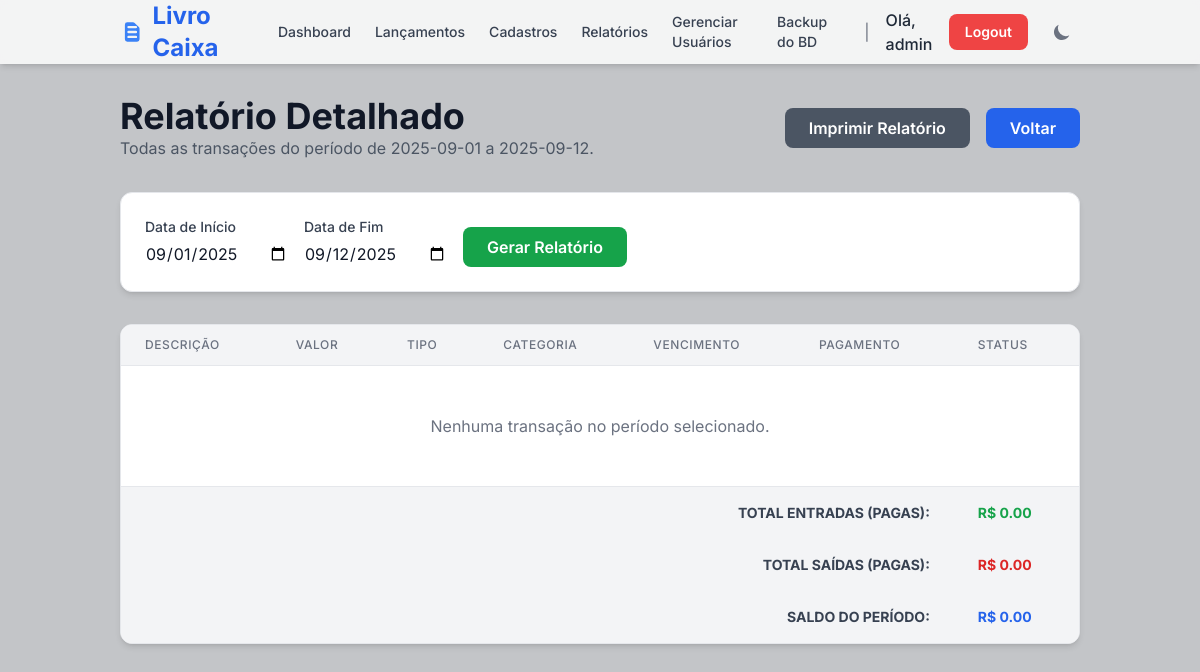
Page /reports/detailed (signed in) on the earlier database version.
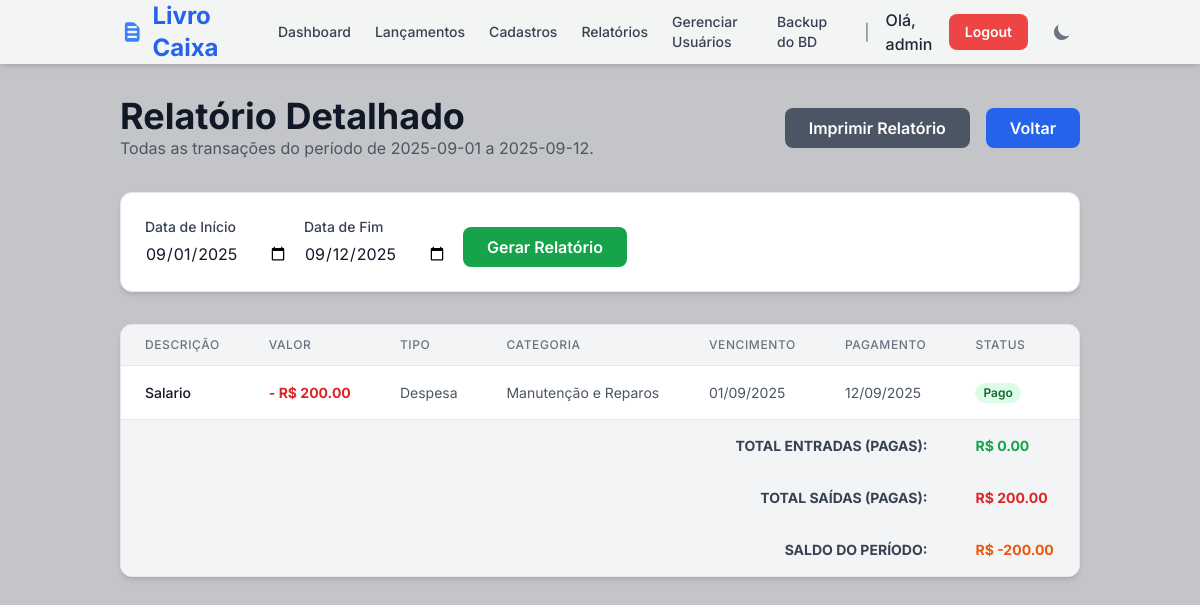
Same page on the later database version.
### tables this page shows
CREATE TABLE transactions (
    id INTEGER PRIMARY KEY AUTOINCREMENT,
    user_id INTEGER NOT NULL,
    description TEXT NOT NULL,
    amount REAL NOT NULL,
    type TEXT NOT NULL, -- 'receita' ou 'despesa'
    category TEXT NOT NULL,
    date TEXT, -- Data do pagamento/recebimento
    due_date TEXT NOT NULL, -- Data de vencimento
    status TEXT NOT NULL, -- 'pago', 'recebido', 'pendente'
    client_supplier TEXT,
    FOREIGN KEY (user_id) REFERENCES users (id)
);

### app.py (the view)
@app.route('/reports/detailed', methods=['GET'])
@login_required
def detailed_report():
    db = get_db()
    user_id = session['user_id']
    today = datetime.now()
    start_date_str = request.args.get('start_date', today.replace(day=1).strftime('%Y-%m-%d'))
    end_date_str = request.args.get('end_date', today.strftime('%Y-%m-%d'))
    start_date = parse_date(start_date_str)
    end_date = parse_date(end_date_str)
    report_transactions = []
    if start_date and end_date:
        end_date_inclusive = end_date.replace(hour=23, minute=59, second=59)
        transactions_from_db = db.execute(
            "SELECT * FROM transactions WHERE user_id = ? AND ( (date >= ? AND date <= ?) OR (due_date >= ? AND due_date <= ?) ) ORDER BY due_date",
            (user_id, start_date_str, end_date_str, start_date_str, end_date_str)
        ).fetchall()
        for tx_row in transactions_from_db:
            tx_dict = dict(tx_row)
            tx_dict['date'] = parse_date(tx_dict['date'])
            tx_dict['due_date'] = parse_date(tx_dict['due_date'])
            report_transactions.append(tx_dict)
    total_income = sum(t['amount'] for t in report_transactions if t['type'] == 'receita' and t['status'] in ['pago', 'recebido'])
    total_expense = sum(t['amount'] for t in report_transactions if t['type'] == 'despesa' and t['status'] in ['pago', 'recebido'])
    balance = total_income - total_expense
    return render_template(
        'detailed_report.html',
        start_date=start_date_str,
        end_date=end_date_str,
        transactions=report_transactions,
        total_income=total_income,
        total_expense=total_expense,
        balance=balance
    )

### app.py (called while the page is built)
def get_db():
    db = getattr(g, '_database', None)
    if db is None:
        db = g._database = sqlite3.connect(DATABASE)
        db.row_factory = sqlite3.Row
    return db

@app.teardown_appcontext
def close_connection(exception):
    db = getattr(g, '_database', None)
    if db is not None:
        db.close()

def parse_date(date_val):
    if isinstance(date_val, datetime): return date_val
    if not date_val or not isinstance(date_val, str): return None
    try: return datetime.strptime(date_val, '%Y-%m-%d')
    except (ValueError, TypeError): return None

def login_required(f):
    @wraps(f)
    def decorated_function(*args, **kwargs):
        if 'user_id' not in session:
            flash("Por favor, faça login para acessar esta página.", "warning")
            return redirect(url_for('login'))
        if session['username'] not in [row['username'] for row in get_db().execute('SELECT username FROM users').fetchall()]:
            flash("Sua sessão é inválida. Por favor, faça login novamente.", "danger")
            session.clear()
            return redirect(url_for('login'))
        return f(*args, **kwargs)
    return decorated_function

### templates/detailed_report.html (shortened to what the changed rows need)
{% extends "layout.html" %}
{% block content %}
<header class="mb-8 flex justify-between items-center">
    <div>
         <h1 class="text-4xl font-bold text-gray-900 dark:text-gray-100">Relatório Detalhado</h1>
    </div>
</header>
<section class="bg-white rounded-xl shadow-md border border-gray-200 overflow-hidden">
    <div class="overflow-x-auto">
        <table class="min-w-full divide-y divide-gray-200">
            <thead class="bg-gray-100">
                <tr>
                    <th class="px-6 py-3 text-left text-xs font-medium text-gray-500 uppercase tracking-wider">Descrição</th>
                    <th class="px-6 py-3 text-left text-xs font-medium text-gray-500 uppercase tracking-wider">Valor</th>
                    <th class="px-6 py-3 text-left text-xs font-medium text-gray-500 uppercase tracking-wider">Tipo</th>
                    <th class="px-6 py-3 text-left text-xs font-medium text-gray-500 uppercase tracking-wider">Categoria</th>
                    <th class="px-6 py-3 text-left text-xs font-medium text-gray-500 uppercase tracking-wider">Vencimento</th>
                    <th class="px-6 py-3 text-left text-xs font-medium text-gray-500 uppercase tracking-wider">Pagamento</th>
                    <th class="px-6 py-3 text-left text-xs font-medium text-gray-500 uppercase tracking-wider">Status</th>
                </tr>
            </thead>
            <tbody class="bg-white divide-y divide-gray-200">
                {% for tx in transactions %}
                <tr>
                    <td class="px-6 py-4 whitespace-nowrap text-sm font-medium text-gray-900">{{ tx.description }}</td>
                    <td class="px-6 py-4 whitespace-nowrap text-sm font-bold {{ 'text-green-600' if tx.type == 'receita' else 'text-red-600' }}">
                        {{ '+ ' if tx.type == 'receita' else '- ' }}R$ {{ "%.2f"|format(tx.amount) }}
                    </td>
                    <td class="px-6 py-4 whitespace-nowrap text-sm text-gray-600">{{ tx.type|capitalize }}</td>
                    <td class="px-6 py-4 whitespace-nowrap text-sm text-gray-600">{{ tx.category }}</td>
                    <td class="px-6 py-4 whitespace-nowrap text-sm text-gray-600">{{ tx.due_date.strftime('%d/%m/%Y') if tx.due_date else 'N/A' }}</td>
                    <td class="px-6 py-4 whitespace-nowrap text-sm text-gray-600">{{ tx.date.strftime('%d/%m/%Y') if tx.date else '---' }}</td>
                    <td class="px-6 py-4 whitespace-nowrap text-sm">
                        <span class="px-2 inline-flex text-xs leading-5 font-semibold rounded-full
                            {{ 'bg-green-100 text-green-800' if tx.status in ['pago', 'recebido'] else 'bg-yellow-100 text-yellow-800' }}">
                            {{ tx.status|capitalize }}
                        </span>
                    </td>
                </tr>
                {% else %}
                <tr>
                    <td colspan="7" class="px-6 py-12 text-center text-gray-500">Nenhuma transação no período selecionado.</td>
                </tr>
                {% endfor %}
            </tbody>
            <tfoot class="bg-gray-100">
                <tr>
                    <td colspan="6" class="px-6 py-4 text-right text-sm font-bold text-gray-700 uppercase">Total Saídas (Pagas):</td>
                    <td class="px-6 py-4 text-left text-sm font-bold text-red-600">R$ {{ "%.2f"|format(total_expense) }}</td>
                </tr>
                <tr>
                    <td colspan="6" class="px-6 py-4 text-right text-sm font-bold text-gray-700 uppercase">Saldo do Período:</td>
                    <td class="px-6 py-4 text-left text-sm font-bold {{ 'text-blue-600' if balance >= 0 else 'text-orange-600' }}">R$ {{ "%.2f"|format(balance) }}</td>
                </tr>
            </tfoot>
        </table>
    </div>
</section>
{% endblock %}

Differences in the rows shown:
added transactions: description "Salario", type "-", amount "200.00", type "Despesa", category "Manutenção e Reparos", due_date "01/09/2025", date "12/09/2025", status "Pago"
Other differences:
{{ "%.2f"|format(total_expense) }}: "0.00" → "200.00"
{{ "%.2f"|format(balance) }}: "0.00" → "-200.00"
text no longer shown: "Nenhuma transação no período selecionado."
